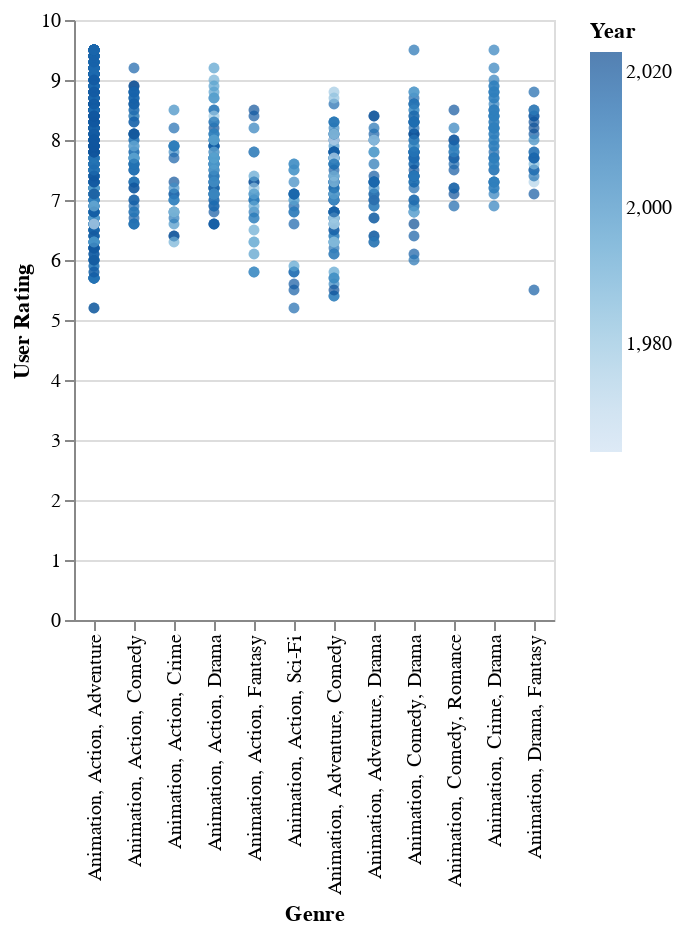

The notebook cell saved with this chart:
### Markdown cell above
* You can see almost all other genre types have lower user rating than adventure and action here.
* The conclusion is that people prefer to watch anima with theme adventure and action, and this is why there are so many this type of animation. However, it seems that action is more likely to be accepted by most audience (from our decision tree). This might due to that it is easier to make an enthusiastic action anima simply depict the action. On the other hand, a good adventure anima requires insightful or wild idea to build an attractive world. It is more creative than action type. This also explain why the combination of action and adventure is the most popular anima type.

### Code cell
top_genre = df3['Genre'].value_counts().index[0:12]
df4 = df3[df3['Genre'].isin(top_genre)].copy()
alt.Chart(df4).mark_circle().encode(
    x = 'Genre',
    y = 'User Rating',
    color = 'Year:Q',
    tooltip=['Year','User Rating', 'Genre']
)

### Figure 1 — Vega-Lite specification as saved in the notebook (floating-point values rounded to 4 significant figures; data arrays with more than 128 entries replaced by an {"elided": "..."} marker saying what was removed)
{"config": {"view": {"continuousWidth": 400, "continuousHeight": 300}}, "data": {"name": "data-9c9252ca737dec567cc7bbdde6dae3ec"}, "mark": "circle", "encoding": {"color": {"field": "Year", "type": "quantitative"}, "tooltip": [{"field": "Year", "type": "quantitative"}, {"field": "User Rating", "type": "quantitative"}, {"field": "Genre", "type": "nominal"}], "x": {"field": "Genre", "type": "nominal"}, "y": {"field": "User Rating", "type": "quantitative"}}, "$schema": "https://vega.github.io/schema/vega-lite/v4.17.0.json", "datasets": {"data-9c9252ca737dec567cc7bbdde6dae3ec": {"elided": "1038 records"}}}
